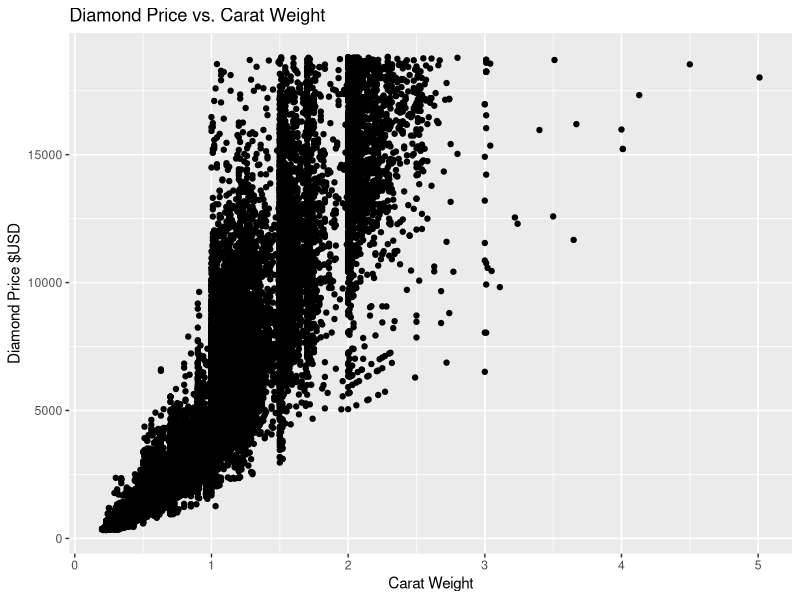
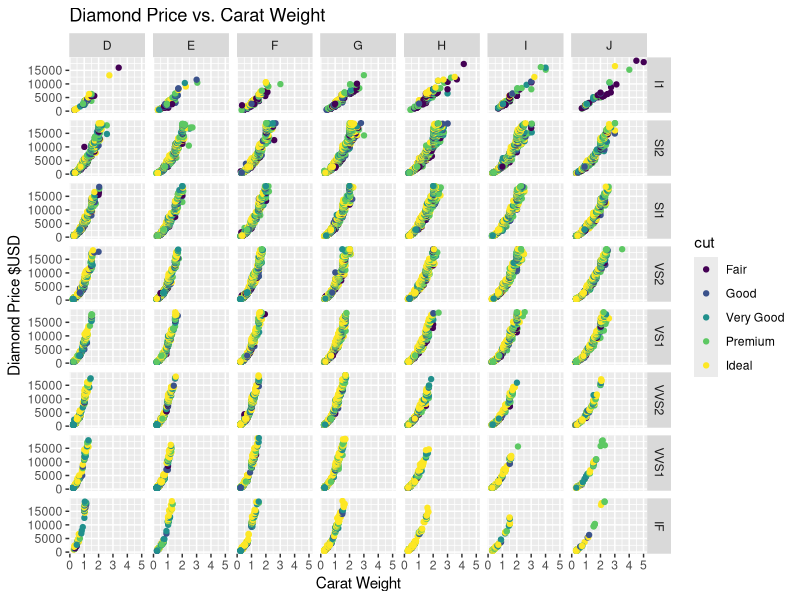

Here is the R script that generated these plots, in order:
## ---- chunk 1
require(ggplot2)
g <- ggplot(diamonds, aes( x = carat, y = price)) + geom_point()
g <- g + labs(x = "Carat Weight", y = "Diamond Price $USD", title = "Diamond Price vs. Carat Weight") 
print(g)
## ---- chunk 2
g2 <- ggplot(diamonds, aes( x = carat, y = price)) + geom_point(aes(color = cut)) +
labs(x = "Carat Weight", y = "Diamond Price $USD", 
title = "Diamond Price vs. Carat Weight") + facet_grid(clarity~color); print(g2)
## ---- chunk 3
library(caret)
vars <- diamonds[,1:4]
vars$price <- diamonds$price
price_estimate <- train(price ~., data = vars, method = "glm")
